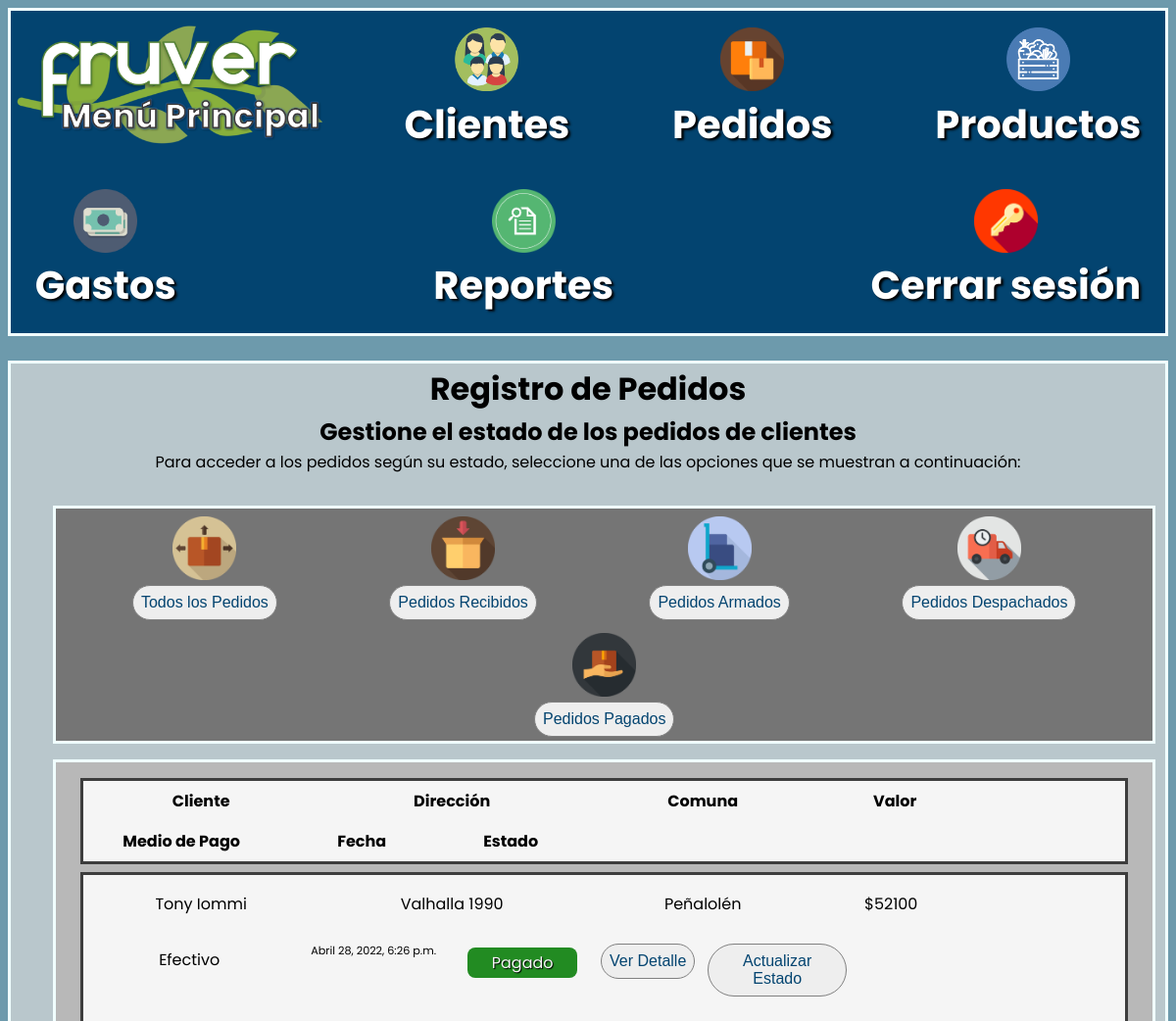
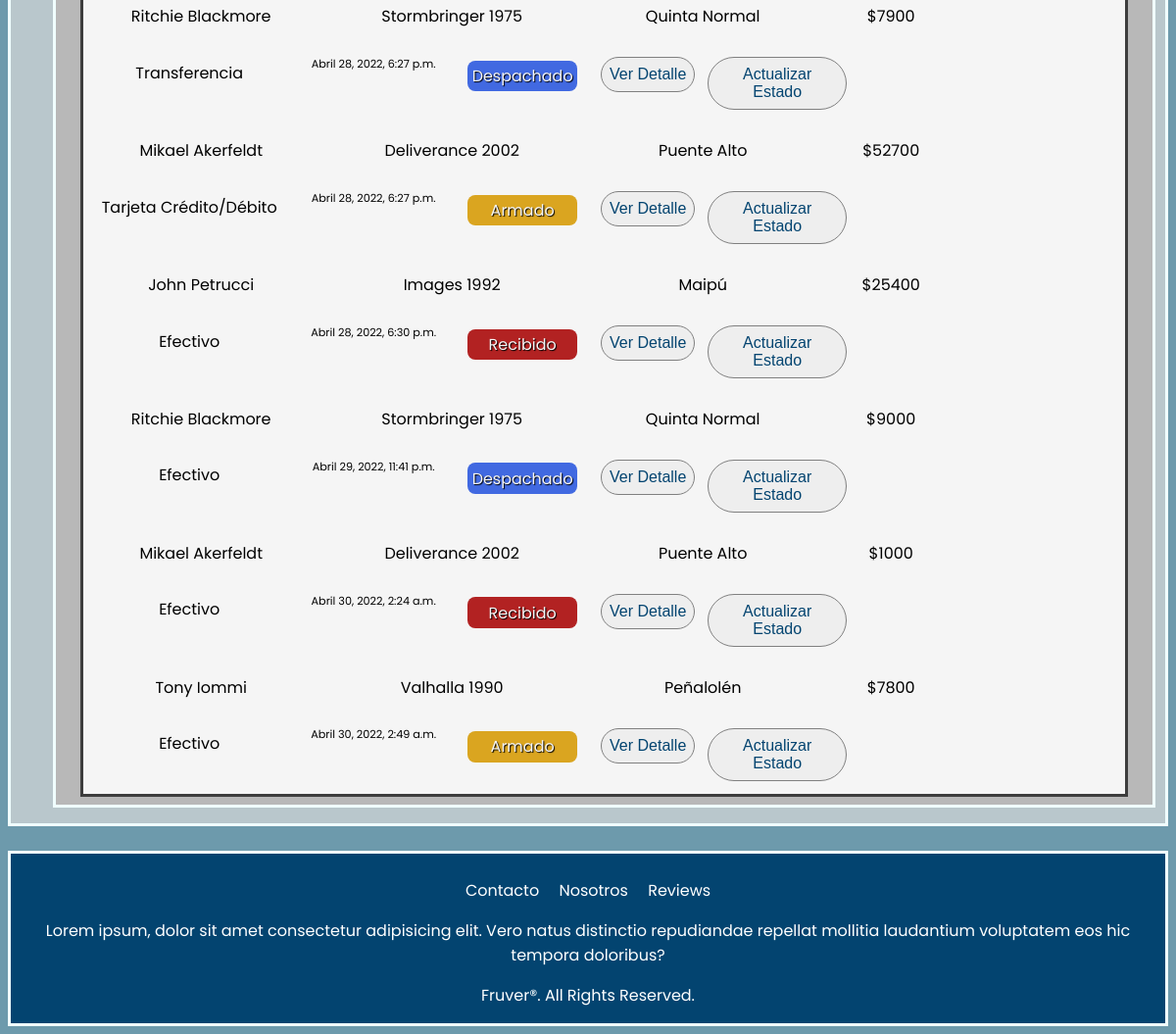
The app's page /pedidos/ (signed in) with its own data (2 pictures, top to bottom).
### Pedidos/models.py (models this page shows, shortened)
class Pedido(models.Model):
    fecha_pedido = models.DateTimeField(auto_now_add=True)
    monto_pedido = models.IntegerField(default=0)
    medio_pago = models.CharField(max_length=30, null=True)
    estado_pedido = models.CharField(max_length=20, null=True)
    cliente = models.ForeignKey('Home.Usuario', null=True, on_delete=models.SET_NULL)
    detalle_pedido = models.ManyToManyField('Productos.Producto', through='DetallePedido')

### Home/models.py (models this page shows, shortened)
class Usuario(AbstractBaseUser, PermissionsMixin):
    nombre_usuario = models.CharField(max_length=30)
    apellido_usuario = models.CharField(max_length=30)
    email_usuario = models.EmailField(max_length=50, unique=True)
    password = models.CharField(max_length=255)
    telefono_usuario = models.CharField(max_length=12)
    domicilio_usuario = models.CharField(max_length=50)
    comuna = models.ForeignKey('Comuna', null=True, on_delete=models.SET_NULL)
    is_staff = models.BooleanField(default=False)
    is_active = models.BooleanField(default=True)
    objects = CustomAccountManager()
    USERNAME_FIELD = 'email_usuario'
    REQUIRED_FIELDS = ['nombre_usuario', 'apellido_usuario', 'password', 'telefono_usuario', 'domicilio_usuario']

class Comuna(models.Model):
    nombre_comuna = models.CharField(max_length=40)
    def __str__(self):
        return self.nombre_comuna

### Pedidos/views.py (the view)
# urls.py: path('pedidos/', include('Pedidos.urls')),
@login_required(login_url='fruver-acceso')
def pedidos(request):
    current_user = request.user
    if current_user.is_staff != 1:
        return redirect('fruver-home')
    pedidos = Pedido.objects.all()
    clientes = Pedido.objects.select_related()
    context = {'pedidos': pedidos, 'clientes': clientes}
    return render(request, 'Pedidos/pedidos.html', context)

### Pedidos/context_processor.py (called while the page is built)
def total_pedido(request):
    total = 0
    if request.user.is_authenticated:
        if "carrito" in request.session.keys():
            for key, value in request.session["carrito"].items():
                total += int(value["subtotal"])
    return {"total_pedido": total}

### Pedidos/templates/Pedidos/pedidos.html (shortened to what this page needs)
{% extends "Home/mainmenu.html" %}
{% load static %}
{% block stylesheet %}
<link rel="stylesheet" href="{% static 'Pedidos/styles/pedidos.css' %}">
{% endblock stylesheet %}
{% block content %}
    <h1 class="info">Registro de Pedidos</h1>
    <h2 class="info">Gestione el estado de los pedidos de clientes</h2>
    <p class="info">Para acceder a los pedidos según su estado, seleccione una de las opciones que se muestran a continuación:</p>
    <div class="container0">
        <div class="estados">
            <img src="{% static 'Pedidos/images/status/todos.png' %}" alt="Ver todos" width="65" height="65"/>
            <a href="{% url 'fruver-pedidos' %}"><button type="button" class="filtros">Todos los Pedidos</button></a>
        </div>
        <div class="estados">
            <img src="{% static 'Pedidos/images/status/recibido.png' %}" alt="Ver recibidos" width="65" height="65"/>
            <a href="{% url 'fruver-filtrarpedidos' 'Recibido' %}"><button type="button" class="filtros">Pedidos Recibidos</button></a>
        </div>
        <div class="estados">
            <img src="{% static 'Pedidos/images/status/armado.png' %}" alt="Ver armados" width="65" height="65"/>
            <a href="{% url 'fruver-filtrarpedidos' 'Armado' %}"><button type="button" class="filtros">Pedidos Armados</button></a>
        </div>
        <div class="estados">
            <img src="{% static 'Pedidos/images/status/despachado.png' %}" alt="Ver despachados" width="65" height="65"/>
            <a href="{% url 'fruver-filtrarpedidos' 'Despachado' %}"><button type="button" class="filtros">Pedidos Despachados</button></a>
        </div>
        <div class="estados">
            <img src="{% static 'Pedidos/images/status/pagado.png' %}" alt="Ver pagados" width="65" height="65"/>
            <a href="{% url 'fruver-filtrarpedidos' 'Pagado' %}"><button type="button" class="filtros">Pedidos Pagados</button></a>
        </div>
    </div>
    <div class="container1">
        <div class="fila-titulos">
            <div class="titulo-columnas" id="cliente">
                <h4>Cliente</h4>
            </div>
            <div class="titulo-columnas" id="domicilio">
                <h4>Dirección</h4>
            </div>
            <div class="titulo-columnas" id="comunax">
                <h4>Comuna</h4>
            </div>
            <div class="titulo-columnas" id="valor">
                <h4>Valor</h4>
            </div>
            <div class="titulo-columnas" id="pago">
                <h4>Medio de Pago</h4>
            </div>
            <div class="titulo-columnas" id="fecha">
                <h4>Fecha</h4>
            </div>
            <div class="titulo-columnas" id="estado">
                <h4>Estado</h4>
            </div>
        </div>
        <div class="lista-pedidos">
            <div class="fila-datos">
                {% for pedido in pedidos %}
                    <div class="datos">
                        <div class="datospedido" id="name">
                            <p> {{ pedido.cliente.nombre_usuario }} {{ pedido.cliente.apellido_usuario }}</p>
                        </div>
                        <div class="datospedido" id="address">
                            <p> {{ pedido.cliente.domicilio_usuario }}</p>
                        </div>
                        <div class="datospedido" id="cartier">
                            <p> {{ pedido.cliente.comuna }}</p>
                        </div>
                        <div class="datospedido" id="amount">
                            <p> ${{ pedido.monto_pedido }}</p>
                        </div>
                        <div class="datospedido" id="payment" >
                            <p> {{ pedido.medio_pago }}</p>
                        </div>
                        <div class="datospedido" id="date">
                            <p> {{ pedido.fecha_pedido }}</p>
                        </div>
                        <div class="datospedido" id="status">
                            {% if pedido.estado_pedido == 'Recibido' %}
                                <p id="status-icon" style="background-color:firebrick;">{{pedido.estado_pedido}}</p>
                            {% elif pedido.estado_pedido == 'Armado' %}
                                <p id="status-icon" style="background-color:goldenrod;">{{pedido.estado_pedido}}</p>
                            {% elif pedido.estado_pedido == 'Despachado' %}
                                <p id="status-icon" style="background-color:royalblue;">{{pedido.estado_pedido}}</p>
                            {% elif pedido.estado_pedido == 'Pagado' %}
                                <p id="status-icon" style="background-color:forestgreen;">{{pedido.estado_pedido}}</p>
                            {% endif %}
                        </div>
                        <a href="{% url 'fruver-detallepedido' pedido.id %}" id="view-details"><button type="button">Ver Detalle</button></a>
                        <a href="#" onclick="actualizarPedido({{ pedido.id }})" id="update-status"><button type="button">Actualizar Estado</button></a>
                    </div>
                {% endfor %}
            </div>
        </div>
    </div>
{% endblock content %}

### Home/static/Home/styles/mainmenu.css (style rules this page uses)
body { font-family: 'Poppins', sans-serif; background-color: #6d9aac; }
.container1 { display: flex; flex-flow: row wrap; margin: 2rem 4rem; justify-content: center; align-items: center; background-color: rgb(184, 184, 184); border: solid 0.2rem azure; }

### Pedidos/static/Pedidos/styles/pedidos.css (style rules this page uses)
.info { margin: 0.1rem }
.container0 { display: flex; flex-flow: row wrap; margin: 2rem 2.7rem 0.5rem; justify-content: space-evenly; align-items: center; background-color: rgb(117, 117, 117); border: solid 0.2rem azure; width: 95%; }
.estados { display: flex; flex-flow: column wrap; justify-content: center; align-items: center; margin: 0.5rem 2rem 0rem; }
.container1 { display: flex; flex-flow: column wrap; margin: 1rem 2.7rem; justify-content: center; align-items: center; background-color: rgb(184, 184, 184); border: solid 0.2rem azure; width: 95%; }
.fila-titulos { margin: 1rem 1rem 0rem; background-color: whitesmoke; border: solid 0.2rem rgb(61, 61, 61); display: flex; flex-flow: row wrap; justify-content: flex-start; align-items: flex-start; width: 95%; }
.titulo-columnas { margin: 0.5rem 1.5rem; width: 10rem; }
#cliente { width: 12rem; }
#domicilio { width: 14rem; }
#comunax { width: 12rem; }
#valor { width: 6.5rem; }
#pago { width: 9.5rem; }
#fecha { width: 7.5rem; }
#estado { width: 5.5rem; }
h4 { font-weight: bold; margin: 0; }
.lista-pedidos { margin: 0.5rem 1rem 0.5rem; background-color: whitesmoke; border: solid 0.2rem rgb(61, 61, 61); display: flex; flex-flow: row wrap; justify-content: center; align-items: center; width: 95%; }
.fila-datos { display: flex; flex-flow: column wrap; justify-content: flex-start; align-items: flex-start; width: 100%; }
.datos { display: flex; flex-flow: row wrap; justify-content: flex-start; align-items: flex-start; text-align: center; width: 100%; }
.datospedido { margin: 0.01rem 1rem; width: 9rem; }
#name { width: 13rem; }
#address { width: 15rem; }
#cartier { width: 13rem; }
#payment { width: 11.5rem; }
#amount { width: 7rem; }
#date { width: 8rem; height: 3rem; font-size: 0.7rem; }
#status { width: 7rem; }
#status-icon { color: whitesmoke; text-shadow: 1px 1px 1px black; border-radius: 0.5rem; padding: 0.2rem; }
#update-status { width: 9.5rem; margin: 0.5rem 0rem; }
#view-details { width: 7rem; margin: 0.5rem 0rem; }
button { background-color: rgb(238, 238, 238); margin: 0.3rem; border: none; padding: 0.5rem; font-size: 1rem; border-radius: 2rem; color: rgb(3, 68, 112); border: solid 0.1rem grey; cursor: pointer; }

### records on screen
Pedido: cliente.nombre_usuario "Tony", cliente.apellido_usuario "Iommi", cliente.domicilio_usuario "Valhalla 1990", cliente.comuna "Peñalolén", monto_pedido "52100", medio_pago "Efectivo", fecha_pedido "Abril 28, 2022, 6:26 p.m.", estado_pedido "Pagado"
Pedido: cliente.nombre_usuario "Ritchie", cliente.apellido_usuario "Blackmore", cliente.domicilio_usuario "Stormbringer 1975", cliente.comuna "Quinta Normal", monto_pedido "7900", medio_pago "Transferencia", fecha_pedido "Abril 28, 2022, 6:27 p.m.", estado_pedido "Despachado"
Pedido: cliente.nombre_usuario "Mikael", cliente.apellido_usuario "Akerfeldt", cliente.domicilio_usuario "Deliverance 2002", cliente.comuna "Puente Alto", monto_pedido "52700", medio_pago "Tarjeta Crédito/Débito", fecha_pedido "Abril 28, 2022, 6:27 p.m.", estado_pedido "Armado"
Pedido: cliente.nombre_usuario "John", cliente.apellido_usuario "Petrucci", cliente.domicilio_usuario "Images 1992", cliente.comuna "Maipú", monto_pedido "25400", medio_pago "Efectivo", fecha_pedido "Abril 28, 2022, 6:30 p.m.", estado_pedido "Recibido"
Pedido: cliente.nombre_usuario "Ritchie", cliente.apellido_usuario "Blackmore", cliente.domicilio_usuario "Stormbringer 1975", cliente.comuna "Quinta Normal", monto_pedido "9000", medio_pago "Efectivo", fecha_pedido "Abril 29, 2022, 11:41 p.m.", estado_pedido "Despachado"
Pedido: cliente.nombre_usuario "Mikael", cliente.apellido_usuario "Akerfeldt", cliente.domicilio_usuario "Deliverance 2002", cliente.comuna "Puente Alto", monto_pedido "1000", medio_pago "Efectivo", fecha_pedido "Abril 30, 2022, 2:24 a.m.", estado_pedido "Recibido"
Pedido: cliente.nombre_usuario "Tony", cliente.apellido_usuario "Iommi", cliente.domicilio_usuario "Valhalla 1990", cliente.comuna "Peñalolén", monto_pedido "7800", medio_pago "Efectivo", fecha_pedido "Abril 30, 2022, 2:49 a.m.", estado_pedido "Armado"
